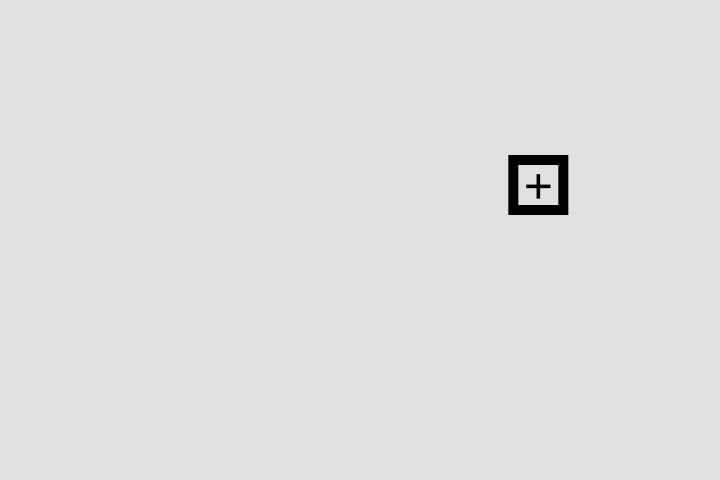
Frame 1 (no input)
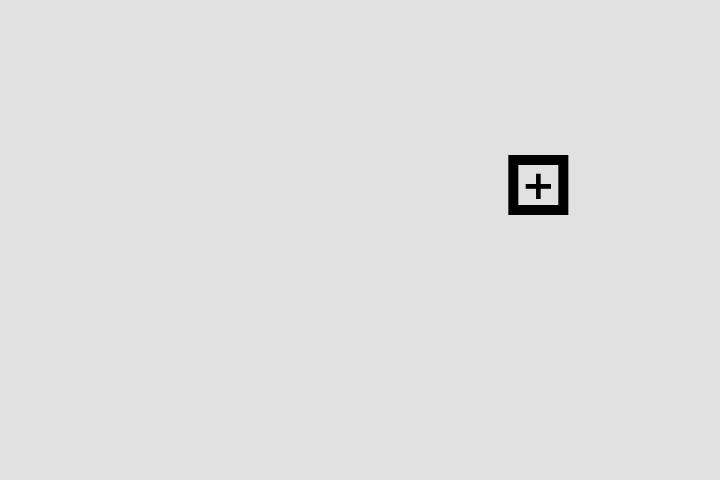
Frame 60 (no input)
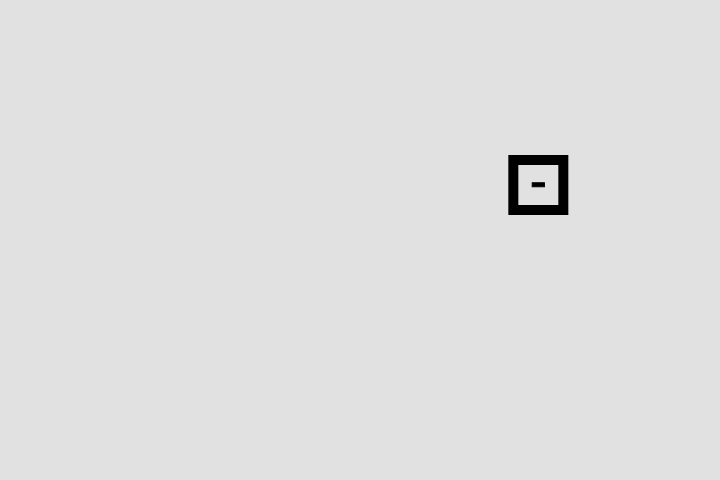
Frame 120 (the mouse pressed at the canvas centre since frame 60)

The p5.js sketch that drew these frames (run headless with seeded random() and noise() and a simulated clock; from frame 60 on, the mouse is pressed at the canvas centre):

// p5.js sketch
// ── sketch.js
class Numero
{
	constructor(x,y,number,font)
	{
		this.x = x;
		this.y = y;
		this.font = font;
		this.number = number;
	}
	Draw()
	{
		fill(0);
		stroke(0);
		strokeWeight(1);
		textSize(this.font);
		textAlign(RIGHT);
		if(this.number === undefined)
		{
			text("",this.x,this.y);
		}
		else
		{
			text(this.number,this.x,this.y);
		}
	}
}

class LineResult
{
	constructor(x1,y1,x2,y2)
	{
		this.x1 = x1;
		this.x2 = x2;
		this.y1 = y1;
		this.y2 = y2
	}
	Draw()
	{
		stroke(0);
		strokeWeight(font * 8/50);
		line(this.x1,this.y1,this.x2,this.y2);
	}
}

class Operation
{
	constructor(x,y,size,operation)
	{
		this.x = x;
		this.y = y;
		this.size = size;
		this.operation = operation;
	}
	Draw()
	{
		strokeWeight(font * 0.1);
		fill(225);
		rect(this.x,this.y,this.size,this.size);
		fill(0);
		strokeWeight(1);
		textSize(font/2);
		textAlign(CENTER);
		if(this.operation === "adição")
		{
			text("+",this.x + this.size/2,this.y + 0.85*this.size);
		}
		if(this.operation === "subtração")
		{
			text("-",this.x + this.size/2,this.y + 0.76*this.size);
		}
		if(this.operation === "multiplicação")
		{
			text("*",this.x + this.size/2,this.y + 1.09*this.size);
		}
		if(this.operation === "quociente")
		{
			text("/",this.x + this.size/2,this.y + 0.85*this.size);
		}
		if(this.operation === "resto")
		{
			text("%",this.x + this.size/2,this.y + 0.85*this.size);
		}
	}
}

function mousePressed ()
{
	if(operation.operation === "adição")
	{
		print("mouse");
		print(operation.operation);
		operation.operation = "subtração";
		print(operation.operation);
	}
	else if(operation.operation === "subtração")
	{
		operation.operation = "multiplicação";
	}
	else if(operation.operation === "multiplicação")
	{
		operation.operation = "quociente";
	}
	else if(operation.operation === "quociente")
	{
		operation.operation = "resto";
	}
	else if(operation.operation === "resto")
	{
		operation.operation = "adição";
	}
}

function keyPressed ()
{
	if(time === 0)
	{
		parcela = parcela1;
	}
	else
	{
		parcela = parcela2;
	}
	if(parcela.number === undefined)
	{
		parcela.number = 0;
	}
	if(keyCode > 47 && keyCode < 58)
	{
		parcela.number = parcela.number * 10 + (keyCode - 47); 
	}
	else if(keyCode > 95 && keyCode < 106)
	{
		parcela.number = parcela.number * 10 + (keyCode - 96);
	}
	else if(keyCode == 8)  //backspace
	{
		if(parcela.number >= 0)
		{
			parcela.number = floor(parcela.number/10);
		}
		else
		{
			parcela.number = ceil(parcela.number/10);
		}
	}
	else if(keyCode == 13) //enter
	{
		time++;
	}
	else if(keyCode == 109 || keyCode == 189) //minus
	{
		parcela.number = -1* parcela.number;
	}
}

function setup() {
  createCanvas(720,480);
  frameRate(60);
  time = 0;
  font = 100;
  operation = 				new Operation(2*width/3 + font/3, height/3, font/2,"adição");
  parcela1 = 					new Numero(2*width/3,height/3,undefined,font);
  parcela2 = 					new Numero(2*width/3,height/3 + font,undefined,font);
  LinhaDoResultado = 	new LineResult(2*width/3, height/3 + 1.25 * font,2*width/3, height/3 + 1.25*font);
  resultado = 				new Numero(2*width/3,height/3 + 2.3*font,undefined,font);
}

function draw() {
  background(225);
  if(time === 0)
  {
  	operation.Draw();
  	parcela1.Draw();
  }
  else if (time === 1)
  {
  	operation.Draw();
  	parcela1.Draw();
		parcela2.Draw();
  }
  else if (time === 2)
  {
  	if(operation.operation === "adição")
	{
		resultado.number = parcela1.number + parcela2.number;
	}
	else if(operation.operation === "subtração")
	{
		resultado.number = parcela1.number - parcela2.number;
	}
	else if(operation.operation === "multiplicação")
	{
		resultado.number = parcela1.number * parcela2.number;
	}
	else if(operation.operation === "quociente")
	{
		resultado.number = (parcela1.number - (parcela1.number % parcela2.number)) / parcela2.number;
	}
	else if(operation.operation === "resto")
	{
		resultado.number = parcela1.number % parcela2.number;
	}
  	if(LinhaDoResultado.x1 > 2*width/3 - textWidth(resultado.number))
  	{
  		LinhaDoResultado.x1 = LinhaDoResultado.x1 - 0.02*font;
  	}
  	else
  	{
  		time++;
  	}
  	operation.Draw();
  	parcela1.Draw();
	parcela2.Draw();
	LinhaDoResultado.Draw();
  }
  else if (time === 3)
  {
  	operation.Draw();
  	parcela1.Draw();
	parcela2.Draw();
  	LinhaDoResultado.Draw();
  	resultado.Draw();
  }
  else if(time > 3)
  {
  	time = 0;
  	parcela1.number = undefined;
  	parcela2.number = undefined;
  	LinhaDoResultado.x1 = 2*width/3;
  	resultado.number = undefined;
  }
}
